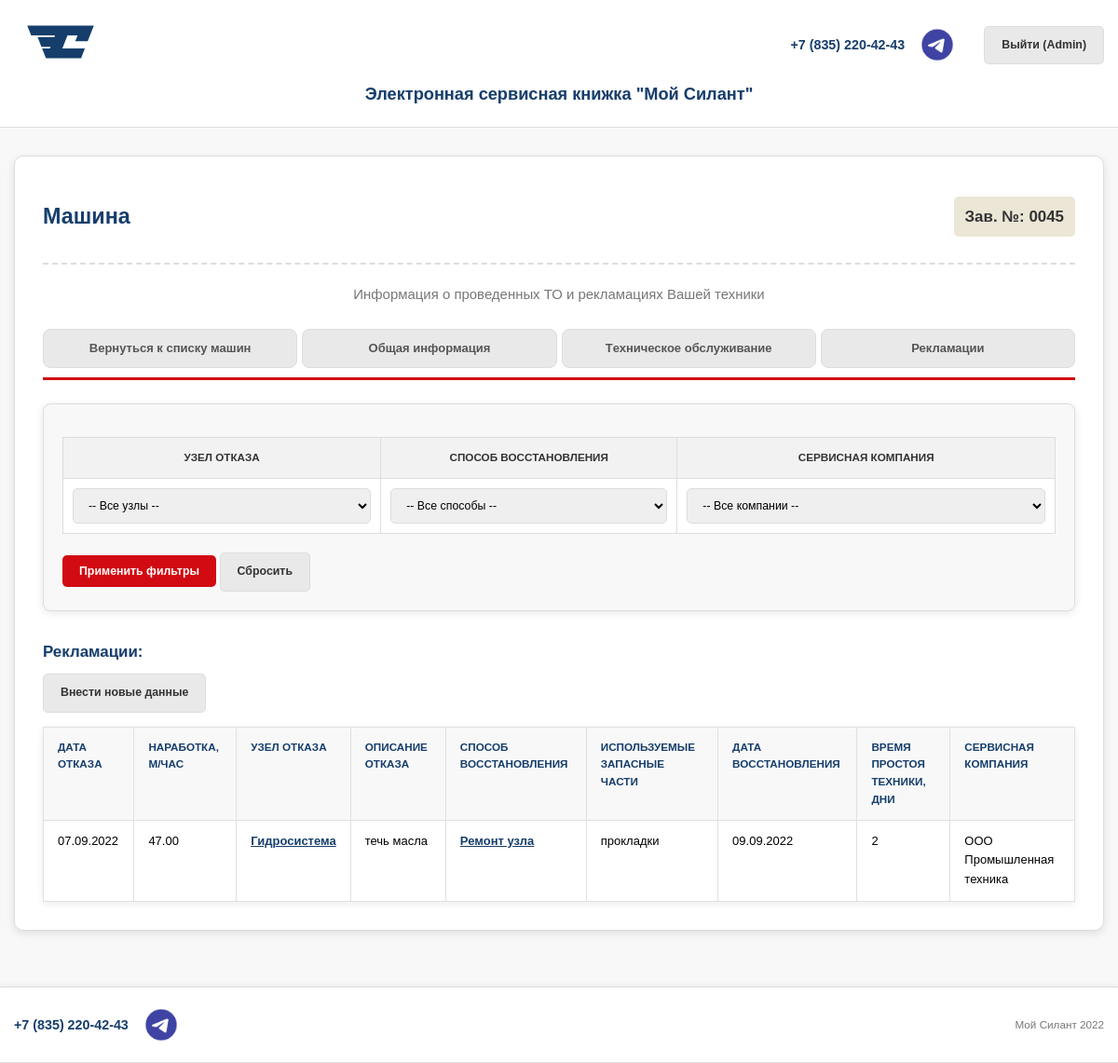
/machines/9/reclamations/ (signed in), run on the app's committed database.
### users/models.py (models this page shows, shortened)
class SilantUser(AbstractUser):
    groups = models.ManyToManyField(
        Group,
        verbose_name=('groups'),
        blank=True,
        help_text=(
            'The groups this user belongs to. A user will get all permissions '
            'granted to each of their groups.'
        ),
        related_name="silant_user_set",
        related_query_name="user",
    )
    user_permissions = models.ManyToManyField(
        Permission,
        verbose_name=('user permissions'),
        blank=True,
        help_text=('Specific permissions for this user.'),
        related_name="silant_user_set",
        related_query_name="user",
    )
    class Meta:
        verbose_name = "Пользователь"
        verbose_name_plural = "Пользователи"

### machines/models.py (models this page shows, shortened)
class Machine(models.Model):
    model_technique = models.ForeignKey(DictionaryItem, related_name='machines_model_technique',  verbose_name="Модель техники", on_delete=models.CASCADE, null=True, blank=True)
    model_engine = models.ForeignKey(DictionaryItem, related_name='machines_model_engine', verbose_name="Модель двигателя", on_delete=models.CASCADE, null=True, blank=True)
    model_transmission = models.ForeignKey(DictionaryItem, related_name='machines_model_transmission', verbose_name="Модель трансмиссии", on_delete=models.CASCADE, null=True, blank=True)
    model_drive_axle = models.ForeignKey(DictionaryItem, related_name='machines_model_drive_axle', verbose_name="Модель ведущего моста", on_delete=models.CASCADE, null=True, blank=True)
    model_steered_axle = models.ForeignKey(DictionaryItem, related_name='machines_model_steered_axle', verbose_name="Модель управляемого моста", on_delete=models.CASCADE, null=True, blank=True)
    serial_number_machine = models.CharField(max_length=100, blank=True, null=True, unique=True, verbose_name="Зав. № машины")
    serial_number_engine = models.CharField(max_length=100, blank=True, null=True, verbose_name="Зав. № двигателя")
    serial_number_transmission = models.CharField(max_length=100, blank=True, null=True, verbose_name="Зав. № трансмиссии")
    serial_number_drive_axle = models.CharField(max_length=100, blank=True, null=True, verbose_name="Зав. № ведущего моста")
    serial_number_steered_axle = models.CharField(max_length=100, blank=True, null=True, verbose_name="Зав. № управляемого моста")
    delivery_contract = models.CharField(max_length=100, blank=True, null=True, verbose_name="Договор поставки №, дата")
    consignee = models.CharField(max_length=255, blank=True, null=True, verbose_name="Грузополучатель")
    delivery_address = models.TextField(blank=True, null=True, verbose_name="Адрес поставки (эксплуатации)")
    complexation = models.TextField(blank=True, null=True, verbose_name="Комплектация (доп. опции)")
    date_dispatch_from_factory = models.DateField(verbose_name="Дата отгрузки с завода")
    date_delivery_contract = models.DateField(blank=True, null=True, verbose_name="Дата договора поставки")
    client = models.ForeignKey(User, related_name='machines_as_client', on_delete=models.CASCADE, null=True, blank=True, verbose_name="Клиент")
    service_company = models.ForeignKey(User, related_name='machines_as_service_company', on_delete=models.CASCADE, null=True, blank=True, verbose_name="Сервисная компания")
    created_at = models.DateTimeField(auto_now_add=True)
    updated_at = models.DateTimeField(auto_now=True)
    class Meta:
        verbose_name = "Машина"
        verbose_name_plural = "Машины"
        ordering = ['-date_dispatch_from_factory']

### service_records/models.py (models this page shows, shortened)
class Reclamation(models.Model):
    failure_node = models.ForeignKey(DictionaryItem, related_name='reclamations_failure_node', on_delete=models.CASCADE, null=True, blank=True, verbose_name="Узел отказа")
    restoration_method = models.ForeignKey(DictionaryItem, related_name='reclamations_restoration_method', on_delete=models.CASCADE, null=True, blank=True, verbose_name="Способ восстановления")
    machine = models.ForeignKey(Machine, related_name='reclamation_records', on_delete=models.CASCADE, verbose_name="Машина")
    service_company = models.ForeignKey(User, related_name='reclamations_by_service_company', on_delete=models.CASCADE, null=True, blank=True, verbose_name="Сервисная компания")
    mileage_hours = models.DecimalField(max_digits=10, decimal_places=2, blank=True, null=True, verbose_name="Наработка, м/час")
    downtime_hours = models.DecimalField(max_digits=10, decimal_places=2, blank=True, null=True, verbose_name="Время простоя техники, дни", editable=False) # Расчетное поле
    description_of_failure = models.TextField(verbose_name="Описание отказа")
    spare_parts_used = models.TextField(blank=True, null=True, verbose_name="Используемые запасные части")
    date_of_failure = models.DateTimeField(verbose_name="Дата отказа")
    date_of_restoration = models.DateTimeField(blank=True, null=True, verbose_name="Дата восстановления")
    created_at = models.DateTimeField(auto_now_add=True)
    updated_at = models.DateTimeField(auto_now=True)
    class Meta:
        verbose_name = "Рекламация"
        verbose_name_plural = "Рекламации"
        ordering = ['-date_of_failure']

### common/models.py (models this page shows, shortened)
class DictionaryItem(models.Model):
    dictionary = models.ForeignKey(Dictionary, related_name='items', on_delete=models.CASCADE)
    name = models.CharField(max_length=255)
    description = models.TextField(blank=True, null=True)
    class Meta:
        verbose_name = "Элемент справочника"
        verbose_name_plural = "Элементы справочников"
        unique_together = ('dictionary', 'name')

### service_records/views.py (the view)
# urls.py: path('<int:machine_pk>/reclamations/', ReclamationListViewForMachine.as_view(), name='reclamation_list_for_machine'),
class ReclamationListViewForMachine(LoginRequiredMixin, ListView):
    model = Reclamation
    template_name = 'service_records/reclamation_list_for_machine.html'
    context_object_name = 'reclamation_list'
    def get_queryset(self):
        self.machine = get_object_or_404(Machine, pk=self.kwargs['machine_pk'])
        queryset = Reclamation.objects.filter(machine=self.machine)
        query = Q()
        request_get = self.request.GET
        if request_get.get('failure_node'):
            failure_node_id = int(request_get['failure_node'])
            query &= Q(failure_node_id=failure_node_id)
        if request_get.get('restoration_method'):
            restoration_method_id = int(request_get['restoration_method'])
            query &= Q(restoration_method_id=restoration_method_id)
        if request_get.get('service_company'):
            service_company_id = int(request_get['service_company'])
            query &= Q(service_company_id=service_company_id)
        queryset = queryset.filter(query).order_by('-date_of_failure')
        return queryset
    def get_context_data(self, **kwargs):
        context = super().get_context_data(**kwargs)
        context['machine'] = self.machine
        context['filter_params'] = self.request.GET
        context['failure_nodes'] = DictionaryItem.objects.filter(dictionary__name='Узел отказа').order_by('name')
        context['restoration_methods'] = DictionaryItem.objects.filter(dictionary__name='Способ восстановления').order_by('name')
        context['service_companies'] = User.objects.filter(groups='2').order_by('username')
        return context

### machines/templatetags/custom_filters.py (called while the page is built)
@register.filter
def replace_underscores(value):
    if isinstance(value, str):
        return value.replace('_', ' ')

### templates/service_records/reclamation_list_for_machine.html (shortened to what this page needs)
{% extends 'flatpages/default.html' %}
{% load custom_filters %}
{% block content %}
    <div class="machine-detail-container">
        <div class="machine-detail-header">
            <h1 class="machine-detail-title">Машина</h1>
            <span class="machine-serial-number">Зав. №: {{ machine.serial_number_machine|default:"-" }}</span>
        </div>
        <div class="machine-details-info">
            Информация о проведенных ТО и рекламациях Вашей техники
        </div>
        <div class="tabs-detail">
            <a href="{% url 'machine_list' %}" class="tab-button-detail">Вернуться к списку машин</a>
            <a href="{% url 'machine_detail' machine.pk %}" class="tab-button-detail">Общая информация</a>
            <a href="{% url 'maintenance_list_for_machine' machine.pk %}" class="tab-button-detail">Tехническое обслуживание</a>
            <a href="{% url 'reclamation_list_for_machine' machine.pk %}" class="tab-button-detail">Рекламации</a>
        </div>
        <div class="filter-form-container">
            <form method="get" action="{% url 'reclamation_list_for_machine' machine.pk %}">
                <table>
                    <thead>
                        <tr>
                            <th>Узел отказа</th>
                            <th>Способ восстановления</th>
                            <th>Сервисная компания</th>
                        </tr>
                    </thead>
                    <tbody>
                        <tr>
                            <td>
                                <select name="failure_node">
                                    <option value="">-- Все узлы --</option>
                                </select>
                            </td>
                            <td>
                                <select name="restoration_method">
                                    <option value="">-- Все способы --</option>
                                </select>
                            </td>
                            <td>
                                <select name="service_company">
                                    <option value="">-- Все компании --</option>
                                </select>
                            </td>
                        </tr>
                    </tbody>
                </table>
                <button type="submit" class="filter-button">Применить фильтры</button>
                <a href="{% url 'reclamation_list_for_machine' machine.pk %}" class="clear-filter-button">Сбросить</a>
            </form>
        </div>
        <div class="data-table-container-detail">
            <h4>Рекламации:</h4>
            <a href="{% url 'reclamation_create' machine.pk %}" class="add-data">Внести новые данные</a>
            <div class="data-table-container-detail">
                <table>
                    <thead>
                        <tr>
                            <th>Дата отказа</th>
                            <th>Наработка, м/час</th>
                            <th>Узел отказа</th>
                            <th>Описание отказа</th>
                            <th>Способ восстановления</th>
                            <th>Используемые запасные части</th>
                            <th>Дата восстановления</th>
                            <th>Время простоя техники, дни</th>
                            <th>Сервисная компания</th>
                        </tr>
                    </thead>
                    <tbody>
                        {% for reclamation in reclamation_list %}
                            <tr>
                                <td>{{ reclamation.date_of_failure|date:"d.m.Y"|default:"-" }}</td>
                                <td>{{ reclamation.mileage_hours|default:"-" }}</td>
                                <td>
                                    <a href="{% url 'dictionary_item_detail' reclamation.failure_node.pk %}">
                                        {{ reclamation.failure_node.name|default:"-" }}
                                    </a>
                                </td>
                                <td>{{ reclamation.description_of_failure|default:"-" }}</td>
                                <td>
                                    <a href="{% url 'dictionary_item_detail' reclamation.restoration_method.pk %}">
                                        {{ reclamation.restoration_method.name|default:"-" }}
                                    </a>
                                </td>
                                <td>{{ reclamation.spare_parts_used|default:"-" }}</td>
                                <td>{{ reclamation.date_of_restoration|date:"d.m.Y"|default:"-" }}</td>
                                <td>{{ reclamation.downtime_hours|default:"-"|floatformat:"0" }}</td>
                                <td>{{ reclamation.service_company.username|default:"-"|replace_underscores }}</td>
                            </tr>
                        {% endfor %}
                    </tbody>
                </table>
            </div>
        </div>
    </div>
{% endblock %}

### templates/flatpages/default.html (shortened to what this page needs)
<!DOCTYPE html>
<html lang="ru">
<head>
    {% load static %}
    <link href="{% static 'css/base.css' %}" rel="stylesheet" />
    {% load custom_filters %}
</head>
<body>
    <header class="site-header">
        <div class="header-container">
            <div class="header-logo">
                <a href="#">
                </a>
            </div>
            <div class="header-info-auth">
                <div class="header-contact">
                    <span class="phone-number">+7 (835) 220-42-43</span>
                    <a href="https://t.me/chzsa21" target="_blank" class="telegram-link">
                        <img src="{% static 'images/telegram_icon.png' %}" alt="Telegram" class="social-icon">
                    </a>
                </div>
                <div class="header-auth">
                    {% if user.is_authenticated %}
                        <a href="{% url 'account_logout' %}" class="auth-link">Выйти ({{ user.username|replace_underscores }})</a>
                    {% else %}
                        <a href="{% url 'account_login' %}" class="auth-button">Авторизация</a>
                    {% endif %}
                </div>
            </div>
        </div>
        <div class="header-site-name">
            Электронная сервисная книжка "Мой Силант"
        </div>
    </header>
    <main class="site-content">
        <div class="content-container">
            {% block content %}{% endblock %}
        </div>
    </main>
    <footer class="site-footer">
        <div class="footer-container">
            <div class="footer-contact">
                <span class="phone-number">+7 (835) 220-42-43</span>
                <a href="https://t.me/chzsa21" target="_blank" class="telegram-link">
                    <img src="{% static 'images/telegram_icon.png' %}" alt="Telegram" class="social-icon">
                </a>
            </div>
            <div class="footer-copyright">
                Мой Силант 2022
            </div>
        </div>
    </footer>
</body>
</html>

### data on the page
SilantUser: username "Admin"
Machine: serial_number_machine "0045"
Reclamation: date_of_failure "07.09.2022", mileage_hours "47.00", failure_node.name "Гидросистема", description_of_failure "течь масла", restoration_method.name "Ремонт узла", spare_parts_used "прокладки", date_of_restoration "09.09.2022", downtime_hours "2", service_company.username "ООО Промышленная техника"
